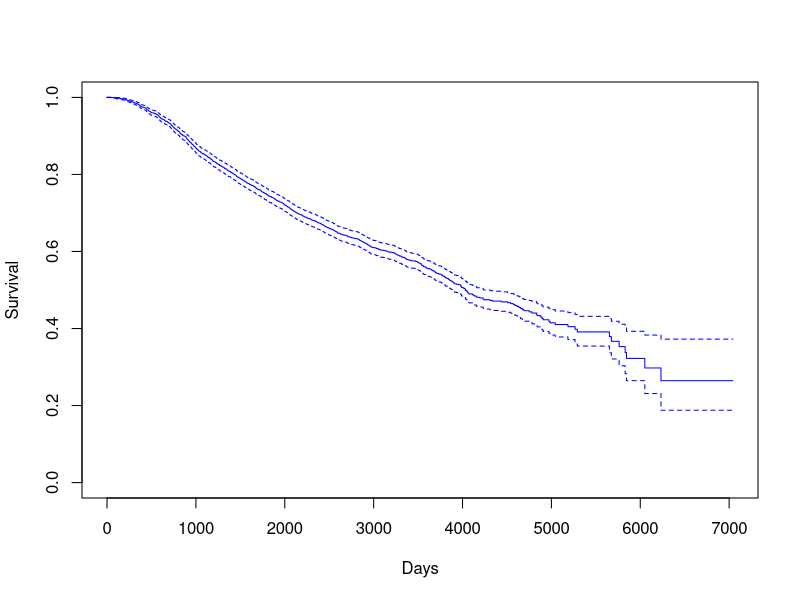
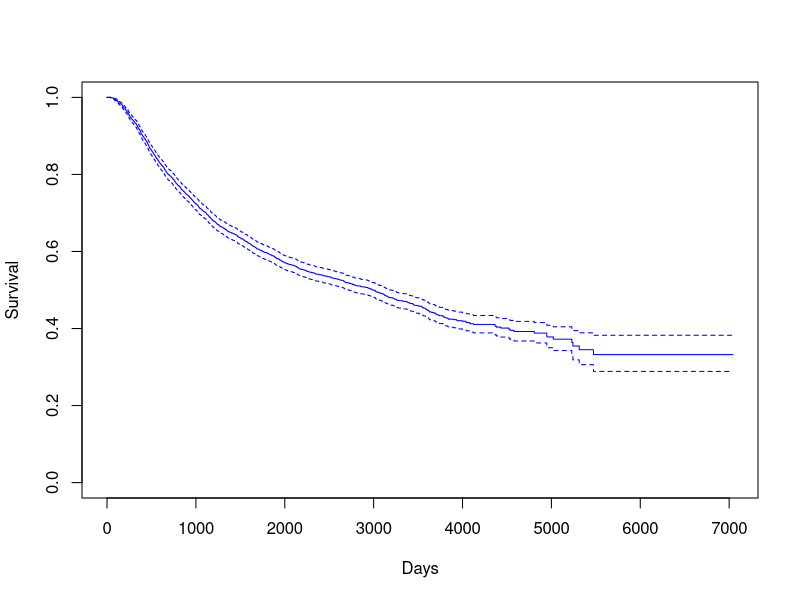
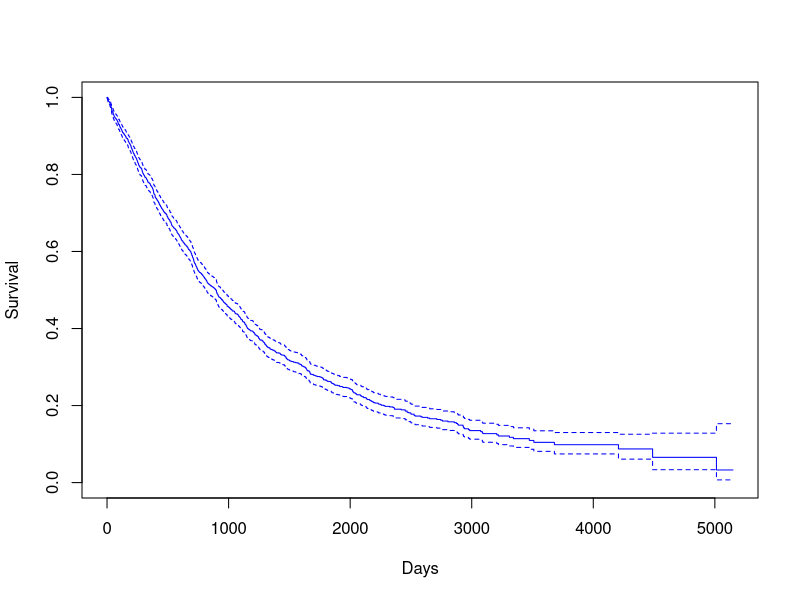
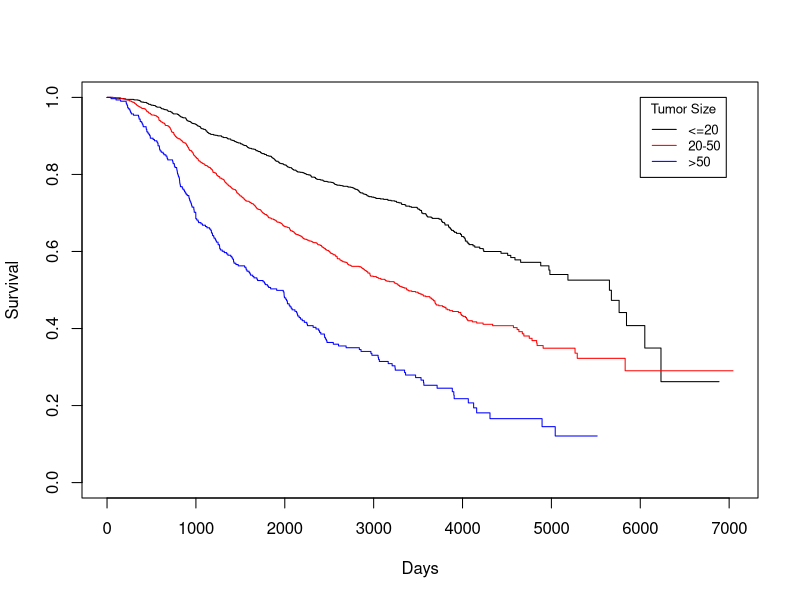
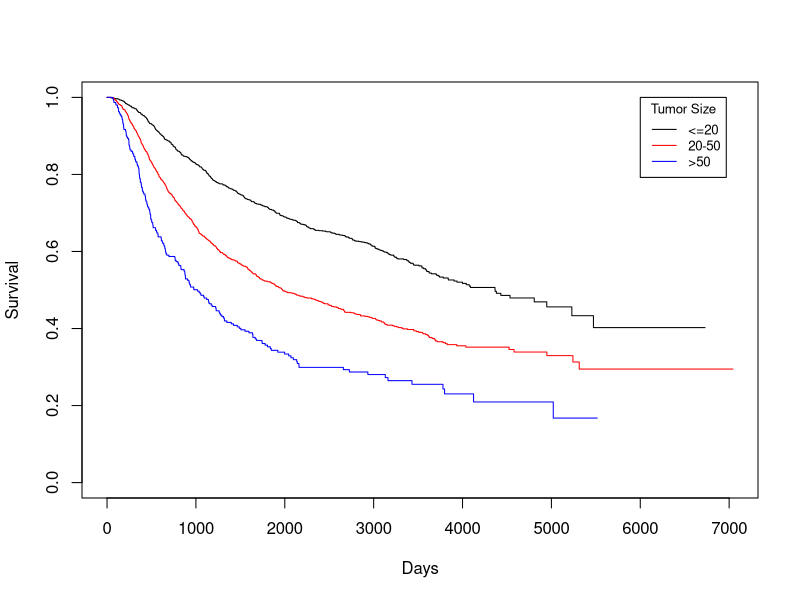
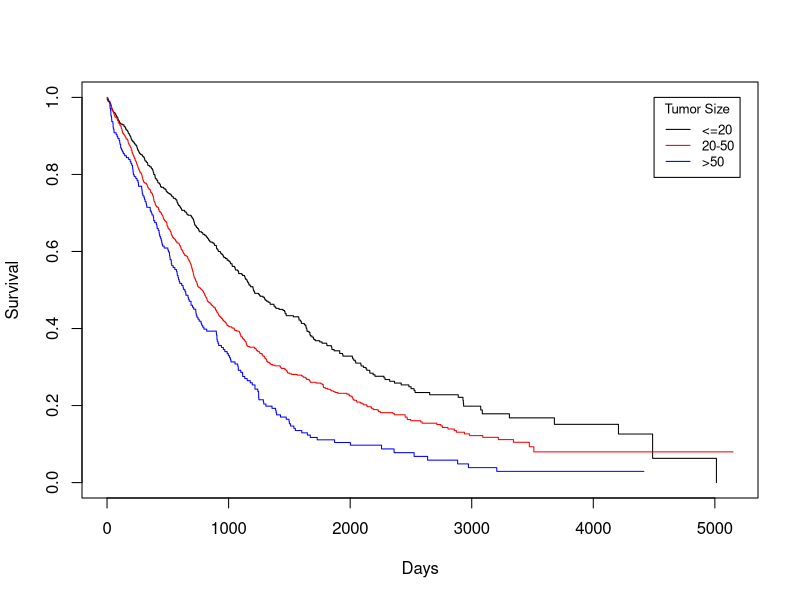
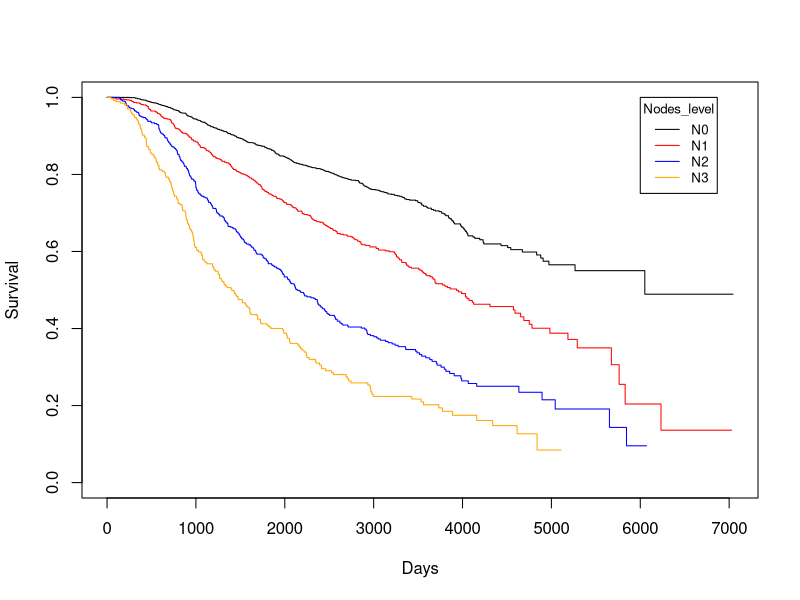
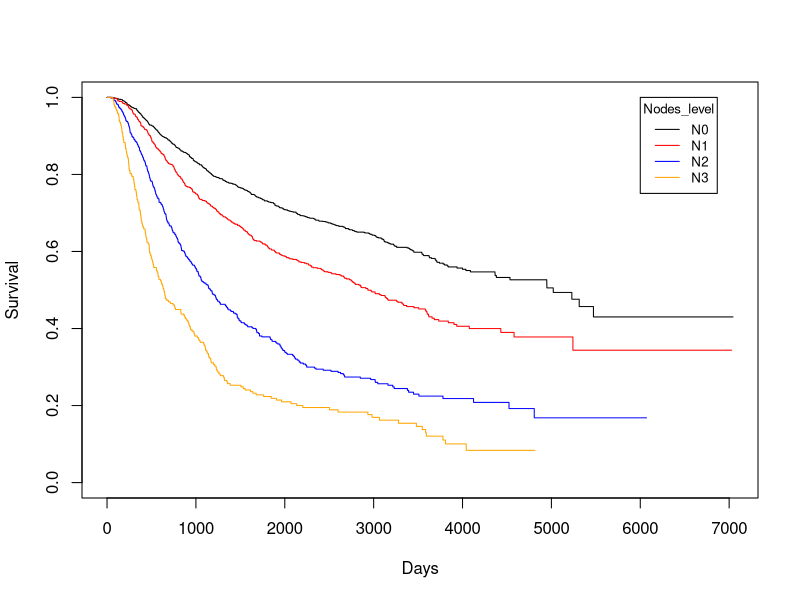

The R script that drew these images, in order:
## ---- chunk 1
library(survival)
library(survminer)
library(tidyverse)
library(caret)
## ---- chunk 2
data(rotterdam)
## ---- chunk 3
rotterdam <- rotterdam %>%
  mutate(Treatment = ifelse(chemo == 1 & hormon == 0, "Chemo", 
                     ifelse(chemo == 0 & hormon == 1, "Hormon", 
                     ifelse(chemo == 1 & hormon == 1, "Both", "NaN/Other Treatment")))) %>% 
  mutate(Treatment = as.factor(Treatment))

rotterdam <- rotterdam %>% 
  mutate(Nodes_level = ifelse(nodes == 0, "N0", 
                       ifelse(nodes >= 1 & nodes <= 3, "N1", 
                       ifelse(nodes >= 4 & nodes <= 9, "N2", 
                       ifelse(nodes >= 10, "N3", NaN))))) %>% 
  mutate(Treatment = as.factor(Treatment))

rotterdam <- rotterdam %>%
  mutate(grade = as.factor(grade)) %>%
  mutate(size = as.factor(size)) %>%
  mutate(Treatment = as.factor(Treatment))

rotterdam_recur <- rotterdam %>%
  filter(recur == 1) %>%
  mutate(drecurtime = dtime-rtime)
## ---- chunk 4
KM <- survfit(Surv(dtime, death) ~ 1, data = rotterdam)
plot(KM, conf.int = TRUE, col = "blue", xlab="Days", ylab="Survival")
## ---- chunk 5
mean(rotterdam$dtime)
median(rotterdam$dtime)
## ---- chunk 6
KM <- survfit(Surv(rtime, recur) ~ 1, data = rotterdam)
plot(KM, conf.int = TRUE, col = "blue", xlab="Days", ylab="Survival")
## ---- chunk 7
mean(rotterdam$rtime)
median(rotterdam$rtime)
## ---- chunk 8
KM <- survfit(Surv(drecurtime, death) ~ 1, data = rotterdam_recur)
plot(KM, conf.int = TRUE, col = "blue", xlab="Days", ylab="Survival")
## ---- chunk 9
mean(rotterdam_recur$drecurtime)
median(rotterdam_recur$drecurtime)
## ---- chunk 10
KM_None_Death <- survfit(Surv(dtime, death) ~ size, data = rotterdam)
plot(KM_None_Death, conf.type = "plain", col = c("black","red","blue"), xlab="Days", ylab="Survival")
legend(6000, 1, legend=c("<=20", "20-50", ">50"),
       col=c("black", "red", "blue"), lty=1, cex=0.8,
       title="Tumor Size", text.font=6)
## ---- chunk 11
KM_None_Recur <- survfit(Surv(rtime, recur) ~ size, data = rotterdam)
plot(KM_None_Recur, conf.type = "plain", col = c("black","red","blue"), xlab="Days", ylab="Survival")
legend(6000, 1, legend=c("<=20", "20-50", ">50"),
       col=c("black", "red", "blue"), lty=1, cex=0.8,
       title="Tumor Size", text.font=6)
## ---- chunk 12
KM_None_drecur <- survfit(Surv(drecurtime, death) ~ size, data = rotterdam_recur)
plot(KM_None_drecur, conf.type = "plain", col = c("black","red","blue"), xlab="Days", ylab="Survival")
legend(4500, 1, legend=c("<=20", "20-50", ">50"),
       col=c("black", "red", "blue"), lty=1, cex=0.8,
       title="Tumor Size", text.font=6)
## ---- chunk 13
KM_None_Death <- survfit(Surv(dtime, death) ~ Nodes_level, data = rotterdam)
plot(KM_None_Death, conf.type = "plain", col = c("black","red","blue","orange"), xlab="Days", ylab="Survival")
legend(6000, 1, legend=c("N0", "N1","N2", "N3"),
       col=c("black", "red", "blue", "orange"), lty=1, cex=0.8,
       title="Nodes_level", text.font=6)
## ---- chunk 14
KM_None_Recur <- survfit(Surv(rtime, recur) ~ Nodes_level, data = rotterdam)
plot(KM_None_Recur, conf.type = "plain", col = c("black","red","blue","orange"), xlab="Days", ylab="Survival")
legend(6000, 1, legend=c("N0", "N1","N2", "N3"),
       col=c("black", "red", "blue", "orange"), lty=1, cex=0.8,
       title="Nodes_level", text.font=6)
## ---- chunk 15
KM_None_drecur <- survfit(Surv(drecurtime, death) ~ Nodes_level, data = rotterdam_recur)
plot(KM_None_drecur, conf.type = "plain", col = c("black","red","blue","orange"), xlab="Days", ylab="Survival")
legend(4500, 1, legend=c("N0", "N1","N2", "N3"),
       col=c("black", "red", "blue", "orange"), lty=1, cex=0.8,
       title="Nodes_level", text.font=6)
## ---- chunk 16
KM_Treatment_Death <- survfit(Surv(dtime, death) ~ Treatment, data = rotterdam)
plot(KM_Treatment_Death, conf.int = FALSE, col = c("black", "red", "blue", "orange"), xlab="Days", ylab="Survival")
legend(1, 0.4, legend=c("Both", "Chemo","Hormon", "NaN/Other Treatment"),
       col=c("black", "red", "blue", "orange"), lty=1, cex=0.8,
       title="Treatment Group", text.font=6)
## ---- chunk 17
KM_Treatment_Recur <- survfit(Surv(rtime, recur) ~ Treatment, data = rotterdam)
plot(KM_Treatment_Recur, conf.int = FALSE, col = c("black", "red", "blue", "orange"), xlab="Days", ylab="Survival")
legend(1, 0.4, legend=c("Both", "Chemo","Hormon", "NaN/Other Treatment"),
       col=c("black", "red", "blue", "orange"), lty=1, cex=0.8,
       title="Treatment Group", text.font=6)
## ---- chunk 18
KM_Treatment_drecur <- survfit(Surv(drecurtime, death) ~ Treatment, data = rotterdam_recur)
plot(KM_Treatment_drecur, conf.int = FALSE, col = c("black", "red", "blue", "orange"), xlab="Days", ylab="Survival")
legend(3700, 1, legend=c("Both", "Chemo","Hormon", "NaN/Other Treatment"),
       col=c("black", "red", "blue", "orange"), lty=1, cex=0.8,
       title="Treatment Group", text.font=6)
## ---- chunk 19
# The Cox-Snell function takes as inputs
# 1. A vector of Cox-Snell residuals created by the user based on the model being evaluated,
# 2. A status vector
# 3. Optional x- and y- limits for the resulting plot

CoxSnell = function(cs,status,xlim=NULL,ylim=NULL)
{
kmcs = survfit(Surv(jitter(cs,amount=(max(cs)-min(cs))/1000),status) ~ 1)$surv

plot(log(-log(kmcs)) ~ sort(log(cs)) ,
      xlab="log(Cox-Snell)", ylab="log(-log(S(Cox-Snell)))", xlim=xlim, ylim=ylim )

abline(0,1,col='red')
}
## ---- chunk 20
Dexp <- survreg(Surv(dtime, death) ~ Treatment + size + nodes + age, dist='exponential', data=rotterdam)
Dexp
## ---- chunk 21
Dexp <- survreg(Surv(rtime, recur) ~ Treatment + size + nodes + age, dist='exponential', data=rotterdam)
Dexp
## ---- chunk 22
Dweibull <- survreg(Surv(dtime, death) ~ Treatment + size + nodes + age, dist='weibull', data=rotterdam)
Dweibull
## ---- chunk 23
Dweibull <- survreg(Surv(rtime, recur) ~ Treatment + size + nodes + age, dist='weibull', data=rotterdam)
Dweibull
## ---- chunk 24
Dlnorm <- survreg(Surv(dtime, death) ~ Treatment + size + nodes + age , dist='lognormal', data=rotterdam)
Dlnorm
CS_LnormD <- -log(1 - plnorm(rotterdam$dtime, 9.709442268-0.431016329*(rotterdam$Treatment=="Chemo")
                                                  -0.346351742*(rotterdam$Treatment=="Hormon")  
                                                  -0.423626557*(rotterdam$Treatment=="NaN/Other Treatment")
                                                  -0.372703559*(rotterdam$size=="20-50")
                                                  -0.654189313*(rotterdam$size==">50")
                                                  -0.079103425*rotterdam$nodes 
                                                  -0.009903862*rotterdam$age, 
                                       1.077329))
# Make appropriate graph using CoxSnell function
CoxSnell(CS_LnormD, rotterdam$death)
## ---- chunk 25
Rlnorm <- survreg(Surv(rtime, recur) ~ Treatment + size + nodes + age, dist='lognormal', data=rotterdam)
Rlnorm
CS_LnormR <- -log(1 - plnorm(rotterdam$rtime, 8.514204484-0.382172447*(rotterdam$Treatment=="Chemo")
                                                  -0.479063703*(rotterdam$Treatment=="Hormon")   
                                                  -0.605193863*(rotterdam$Treatment=="NaN/Other Treatment")
                                                  -0.458345796*(rotterdam$size=="20-50")
                                                  -0.738657689*(rotterdam$size==">50")
                                                  -0.107708963*rotterdam$nodes 
                                                  +0.009059467*rotterdam$age, 
                                       1.340545))

# Make appropriate graph using CoxSnell function
CoxSnell(CS_LnormR, rotterdam$recur)
## ---- chunk 26
rotterdam_new <- rotterdam %>% 
  mutate(state = ifelse(death == 1 & recur == 0, "death",
                 ifelse(death == 0 & recur == 1, "recur", 
                 ifelse(death == 1 & recur == 1, "both", "neither"))))

ggplot(rotterdam_new, aes(x=age, color=state)) +
  geom_density()
## ---- chunk 27
m_death_withage = coxph(Surv(dtime, death) ~ Treatment + size + nodes + age, data=rotterdam)
m_death_withage
cox.zph(m_death_withage)
## ---- chunk 28
m_death_strataage = coxph(Surv(dtime, death) ~ Treatment + size + nodes + strata(age), data=rotterdam)
m_death_strataage
cox.zph(m_death_strataage)
## ---- chunk 29
m_recur = coxph(Surv(rtime, recur) ~ Treatment + size + nodes + age, data=rotterdam)
m_recur
cox.zph(m_recur)
## ---- chunk 30
m_recur = coxph(Surv(rtime, recur) ~ Treatment + size + nodes + strata(age), data=rotterdam)
m_recur
cox.zph(m_recur)
